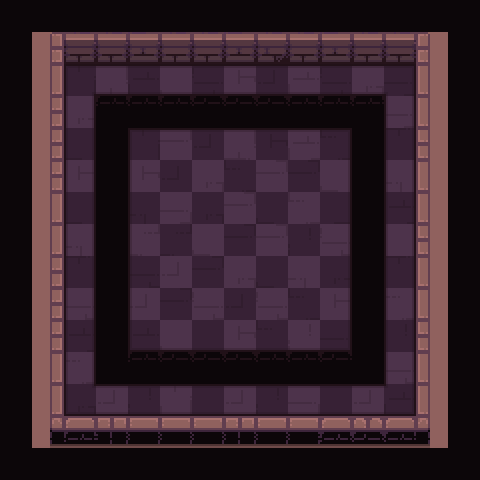

A 2D game scene composited from a Tiled map and its tileset images. What follows is a short description and the map's XML, with every tile layer's data as written:
An orthogonal 15x15 tile map with 32x32 px tiles, 4 tile layers (path, types, ground, floor_shadow), 1 hidden layer not drawn and 18 objects (7x egg, 7x cauldron, frame, strategy, hero, ...).

<map version="1.2" tiledversion="2019.03.13" orientation="orthogonal" renderorder="right-down" width="15" height="15" tilewidth="32" tileheight="32" infinite="0" nextlayerid="289" nextobjectid="140">
 <tileset firstgid="1" name="tileset" tilewidth="32" tileheight="32" spacing="2" margin="1" tilecount="200" columns="10">
  <image source="tileset.png" trans="000000" width="340" height="680" />
  <terraintypes>
   <terrain name="floor" tile="79" />
   <terrain name="wall" tile="69" />
   <terrain name="hole" tile="78" />
   <terrain name="infected" tile="77" />
  </terraintypes>
 </tileset>
 <layer id="284" name="checkers" width="15" height="15" visible="0">
  <data encoding="csv">
0,0,0,0,0,0,0,0,0,0,0,0,0,0,0,
69,0,69,0,69,0,69,0,69,0,69,0,69,0,69,
0,69,0,69,0,69,0,69,0,69,0,69,0,69,0,
69,0,69,0,69,0,69,0,69,0,69,0,69,0,69,
0,69,0,69,0,69,0,69,0,69,0,69,0,69,0,
69,0,69,0,69,0,69,0,69,0,69,0,69,0,69,
0,69,0,69,0,69,0,69,0,69,0,69,0,69,0,
69,0,69,0,69,0,69,0,69,0,69,0,69,0,69,
0,69,0,69,0,69,0,69,0,69,0,69,0,69,0,
69,0,69,0,69,0,69,0,69,0,69,0,69,0,69,
0,69,0,69,0,69,0,69,0,69,0,69,0,69,0,
69,0,69,0,69,0,69,0,69,0,69,0,69,0,69,
0,69,0,69,0,69,0,69,0,69,0,69,0,69,0,
69,0,69,0,69,0,69,0,69,0,69,0,69,0,69,
0,69,0,69,0,69,0,69,0,69,0,69,0,69,0
</data>
 </layer>
 <objectgroup id="14" name="camera">
  <object id="12" name="frame" type="frame" x="51" y="32.3333" width="378.333" height="397.667" />
  <object id="15" name="strategy" type="strategy" x="-14.3333" y="184.667">
   <point />
  </object>
 </objectgroup>
 <layer id="285" name="path" width="15" height="15">
  <data encoding="csv">
0,0,0,0,0,0,0,0,0,0,0,0,0,0,0,
0,0,0,0,0,0,0,0,0,0,0,0,0,0,0,
0,0,80,80,80,80,80,80,80,80,80,80,80,0,0,
0,0,80,79,79,79,79,79,79,79,79,79,80,0,0,
0,0,80,79,80,80,80,80,80,80,80,79,80,0,0,
0,0,80,79,80,80,80,80,80,80,80,79,80,0,0,
0,0,80,79,80,80,80,80,80,80,80,79,80,0,0,
0,0,80,79,80,80,80,80,80,80,80,79,80,0,0,
0,0,80,79,80,80,80,80,80,80,80,79,80,0,0,
0,0,80,79,80,80,80,80,80,80,80,79,80,0,0,
0,0,80,79,80,80,80,80,80,80,80,79,80,0,0,
0,0,80,79,79,79,79,79,79,79,79,79,80,0,0,
0,0,80,80,80,80,80,80,80,80,80,80,80,0,0,
0,0,0,0,0,0,0,0,0,0,0,0,0,0,0,
0,0,0,0,0,0,0,0,0,0,0,0,0,0,0
</data>
 </layer>
 <objectgroup id="2" name="objects">
  <object id="33" name="hero" type="hero" x="144.333" y="275.667">
   <properties>
    <property name="initialDirection" value="s" />
   </properties>
   <point />
  </object>
  <object id="99" name="eggs_origin" type="marker" x="143.333" y="147.667">
   <point />
  </object>
  <object id="120" name="egg" type="egg" x="142.667" y="313.333">
   <properties>
    <property name="value" value="0" />
   </properties>
   <point />
  </object>
  <object id="121" name="egg" type="egg" x="177.667" y="309.333">
   <properties>
    <property name="value" value="1" />
   </properties>
   <point />
  </object>
  <object id="122" name="egg" type="egg" x="209.667" y="309.333">
   <properties>
    <property name="value" value="2" />
   </properties>
   <point />
  </object>
  <object id="123" name="egg" type="egg" x="239.667" y="311.333">
   <properties>
    <property name="value" value="3" />
   </properties>
   <point />
  </object>
  <object id="124" name="egg" type="egg" x="269.667" y="309.333">
   <properties>
    <property name="value" value="4" />
   </properties>
   <point />
  </object>
  <object id="125" name="egg" type="egg" x="306.667" y="309.333">
   <properties>
    <property name="value" value="5" />
   </properties>
   <point />
  </object>
  <object id="126" name="egg" type="egg" x="335.667" y="308.333">
   <properties>
    <property name="value" value="6" />
   </properties>
   <point />
  </object>
  <object id="130" name="cauldron" type="cauldron" x="142.667" y="337.333">
   <point />
  </object>
  <object id="131" name="cauldron" type="cauldron" x="178.667" y="340.333">
   <point />
  </object>
  <object id="132" name="cauldron" type="cauldron" x="208.667" y="339.333">
   <point />
  </object>
  <object id="133" name="cauldron" type="cauldron" x="242.667" y="338.333">
   <point />
  </object>
  <object id="134" name="cauldron" type="cauldron" x="274.667" y="340.333">
   <point />
  </object>
  <object id="135" name="cauldron" type="cauldron" x="307.667" y="342.333">
   <point />
  </object>
  <object id="136" name="cauldron" type="cauldron" x="336.667" y="338.333">
   <point />
  </object>
 </objectgroup>
 <layer id="286" name="types" width="15" height="15">
  <data encoding="csv">
79,79,79,79,79,79,79,79,79,79,79,79,79,79,79,
79,70,70,70,70,70,70,70,70,70,70,70,70,70,79,
79,70,80,80,80,80,80,80,80,80,80,80,80,70,79,
79,70,80,79,79,79,79,79,79,79,79,79,80,70,79,
79,70,80,79,80,80,80,80,80,80,80,79,80,70,79,
79,70,80,79,80,80,80,80,80,80,80,79,80,70,79,
79,70,80,79,80,80,80,80,80,80,80,79,80,70,79,
79,70,80,79,80,80,80,80,80,80,80,79,80,70,79,
79,70,80,79,80,80,80,80,80,80,80,79,80,70,79,
79,70,80,79,80,80,80,80,80,80,80,79,80,70,79,
79,70,80,79,80,80,80,80,80,80,80,79,80,70,79,
79,70,80,79,79,79,79,79,79,79,79,79,80,70,79,
79,70,80,80,80,80,80,80,80,80,80,80,80,70,79,
79,70,70,70,70,70,70,70,70,70,70,70,70,70,79,
79,79,79,79,79,79,79,79,79,79,79,79,79,79,79
</data>
 </layer>
 <layer id="287" name="ground" width="15" height="15">
  <data encoding="csv">
0,0,0,0,0,0,0,0,0,0,0,0,0,0,0,
0,1,2,2,3,2,5,3,4,5,3,2,2,6,0,
0,11,29,122,39,134,38,132,37,153,38,141,9,16,0,
0,21,141,62,62,62,63,63,63,62,62,62,123,16,0,
0,21,20,0,29,142,37,122,18,153,10,0,29,26,0,
0,21,132,0,132,37,141,10,142,28,134,0,144,16,0,
0,11,20,0,30,123,27,142,20,124,17,0,39,16,0,
0,11,144,0,121,7,134,28,142,40,152,0,133,26,0,
0,21,29,0,38,151,28,141,20,144,27,0,29,16,0,
0,21,152,0,151,28,152,37,152,10,132,0,124,16,0,
0,21,39,0,39,134,19,132,10,154,9,0,40,26,0,
0,11,124,0,62,63,63,63,62,62,63,0,152,16,0,
0,31,27,151,40,143,19,151,40,123,19,151,39,36,0,
0,41,42,53,52,52,52,53,52,52,42,43,45,46,0,
0,0,0,0,0,0,0,0,0,0,0,0,0,0,0
</data>
 </layer>
 <layer id="288" name="floor_shadow" width="15" height="15">
  <data encoding="csv">
0,0,0,0,0,0,0,0,0,0,0,0,0,0,0,
0,0,0,0,0,0,0,0,0,0,0,0,0,0,0,
0,0,81,65,65,65,65,65,65,65,65,65,82,0,0,
0,0,66,0,0,0,0,0,0,0,0,0,66,0,0,
0,0,66,0,12,13,13,13,13,13,15,0,66,0,0,
0,0,66,0,22,0,0,0,0,0,25,0,66,0,0,
0,0,66,0,22,0,0,0,0,0,25,0,66,0,0,
0,0,66,0,22,0,0,0,0,0,25,0,66,0,0,
0,0,66,0,22,0,0,0,0,0,25,0,66,0,0,
0,0,66,0,22,0,0,0,0,0,25,0,66,0,0,
0,0,66,0,32,33,33,33,33,33,35,0,66,0,0,
0,0,66,0,0,0,0,0,0,0,0,0,66,0,0,
0,0,84,65,65,65,65,65,65,65,65,65,83,0,0,
0,0,0,0,0,0,0,0,0,0,0,0,0,0,0,
0,0,0,0,0,0,0,0,0,0,0,0,0,0,0
</data>
 </layer>
</map>
